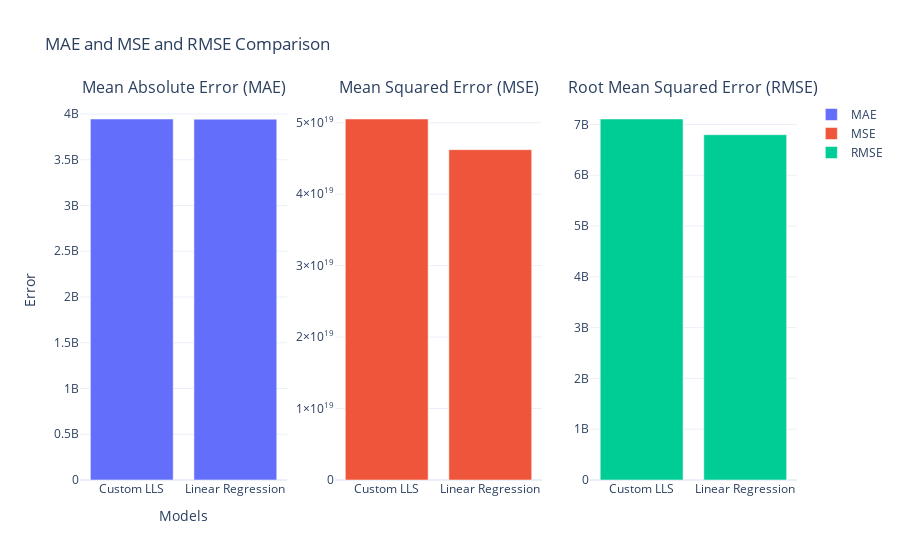

The cell this chart's notebook holds for it:
### Code cell
models = ['Custom LLS', 'Linear Regression', 'RidgeCV']
mae_values = [mae_custom, mae_lr]
mse_values = [mse_custom, mse_lr]
rmse_values = [rmse_custom, rmse_lr]
fig = make_subplots(rows=1, cols=3, subplot_titles=['Mean Absolute Error (MAE)', 'Mean Squared Error (MSE)', 'Root Mean Squared Error (RMSE)'])
fig.add_trace(go.Bar(x=models, y=mae_values, name='MAE'), row=1, col=1)
fig.add_trace(go.Bar(x=models, y=mse_values, name='MSE'), row=1, col=2)
fig.add_trace(go.Bar(x=models, y=rmse_values, name='RMSE'), row=1, col=3)
fig.update_layout(title='MAE and MSE and RMSE Comparison',
                  xaxis=dict(title='Models'),
                  yaxis=dict(title='Error'),
                  template='plotly_white')
fig.show()

### Figure 1 — Plotly figure (JSON) as saved in the notebook; plotly's stock layout.template omitted (floating-point values rounded to 4 significant figures)
{"data": [{"name": "MAE", "type": "bar", "x": ["Custom LLS", "Linear Regression", "RidgeCV"], "xaxis": "x", "y": [3945000000.0, 3943000000.0], "yaxis": "y"}, {"name": "MSE", "type": "bar", "x": ["Custom LLS", "Linear Regression", "RidgeCV"], "xaxis": "x2", "y": [50515920088264385000, 46223953880930730000], "yaxis": "y2"}, {"name": "RMSE", "type": "bar", "x": ["Custom LLS", "Linear Regression", "RidgeCV"], "xaxis": "x3", "y": [7107000000.0, 6799000000.0], "yaxis": "y3"}], "layout": {"annotations": [{"font": {"size": 16}, "showarrow": false, "text": "Mean Absolute Error (MAE)", "x": 0.1444, "xanchor": "center", "xref": "paper", "y": 1, "yanchor": "bottom", "yref": "paper"}, {"font": {"size": 16}, "showarrow": false, "text": "Mean Squared Error (MSE)", "x": 0.5, "xanchor": "center", "xref": "paper", "y": 1, "yanchor": "bottom", "yref": "paper"}, {"font": {"size": 16}, "showarrow": false, "text": "Root Mean Squared Error (RMSE)", "x": 0.8556, "xanchor": "center", "xref": "paper", "y": 1, "yanchor": "bottom", "yref": "paper"}], "title": {"text": "MAE and MSE and RMSE Comparison"}, "xaxis": {"anchor": "y", "domain": [0, 0.2889], "title": {"text": "Models"}}, "xaxis2": {"anchor": "y2", "domain": [0.3556, 0.6444]}, "xaxis3": {"anchor": "y3", "domain": [0.7111, 1]}, "yaxis": {"anchor": "x", "domain": [0, 1], "title": {"text": "Error"}}, "yaxis2": {"anchor": "x2", "domain": [0, 1]}, "yaxis3": {"anchor": "x3", "domain": [0, 1]}}}
